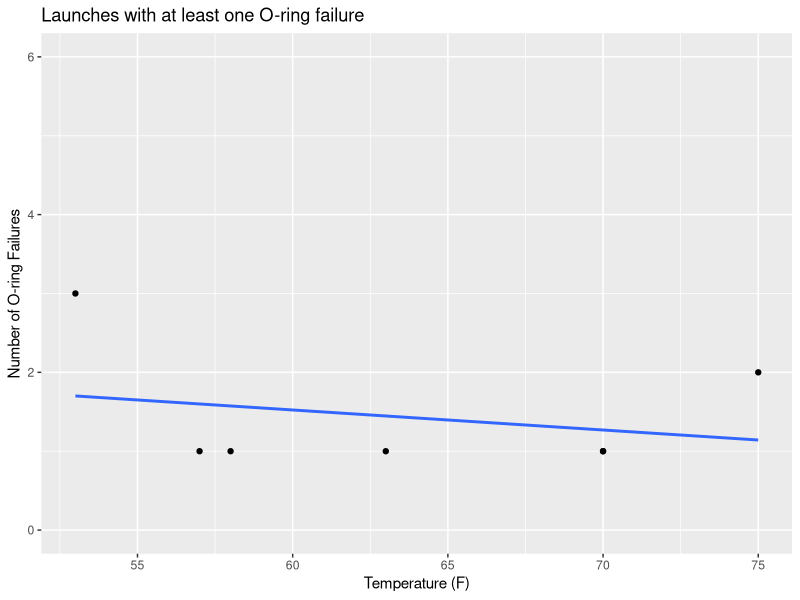
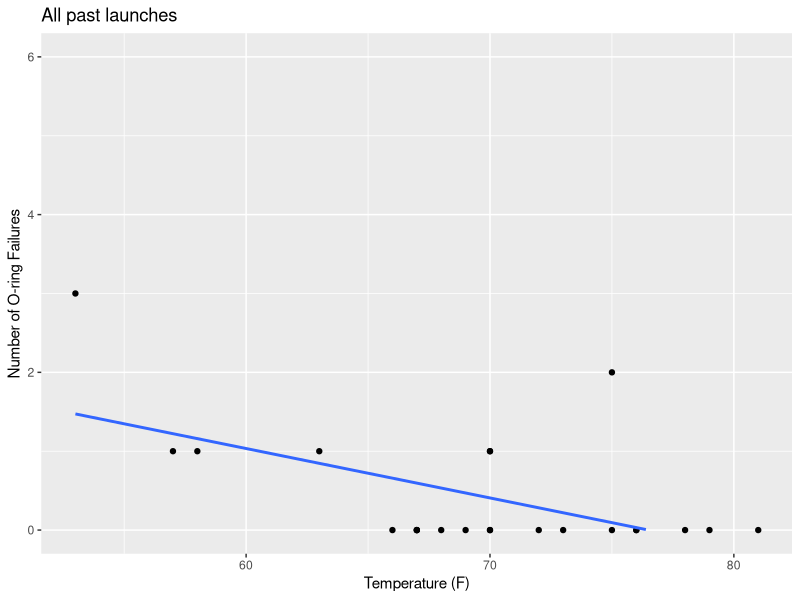
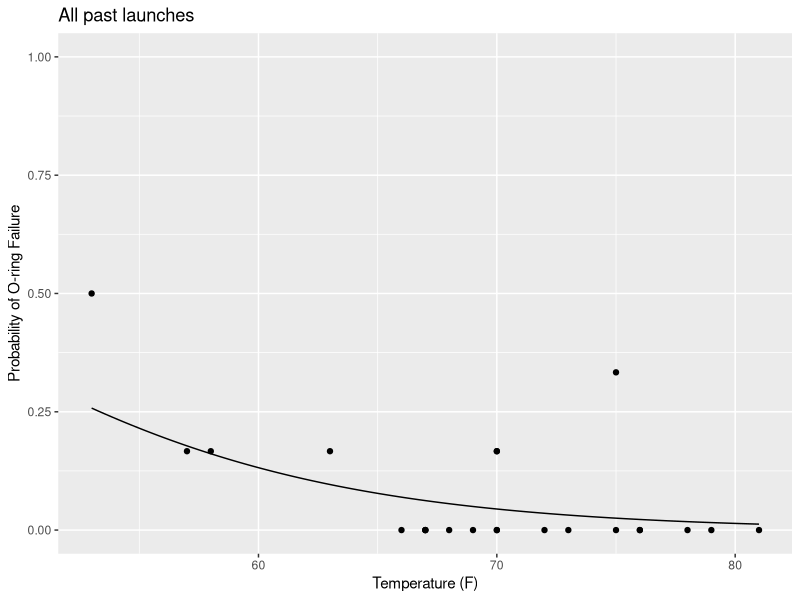

R code for these plots, in order:
## ---- chunk 1
knitr::opts_chunk$set(echo = TRUE)
## ---- chunk 2
library(tidyverse)
## ---- chunk 3
Orings <- structure(list(
  Flight = structure(c(1L, 2L, 3L, 8L, 17L, 22L, 
    23L, 24L, 4L, 5L, 6L, 7L, 9L, 11L, 12L, 10L, 14L, 13L, 15L, 16L, 
    18L, 19L, 20L), .Label = c("1", "2", "3", "41-B", "41-C", "41-D", 
    "41-G", "5", "51-A", "51-B", "51-C", "51-D", "51-F", "51-G", 
    "51-I", "51-J", "6", "61-A", "61-B", "61-C", "61-I", "7", "8", 
    "9"), class = "factor"), 
  Date = structure(c(8L, 22L, 5L, 21L, 
    6L, 11L, 15L, 24L, 4L, 7L, 16L, 18L, 20L, 2L, 9L, 10L, 12L, 13L, 
    14L, 17L, 19L, 23L, 1L), .Label = c("01/12/86", "01/24/85", "01/28/86", 
    "02/03/84", "03/22/82", "04/04/83", "04/06/84", "04/12/81", "04/12/85", 
    "04/29/85", "06/16/83", "06/17/85", "07/29/85", "08/27/85", "08/30/83", 
    "08/30/84", "10/03/85", "10/05/84", "10/30/85", "11/08/84", "11/11/82", 
    "11/12/81", "11/26/85", "11/28/83"), class = "factor"), 
  Field = c(0, 1, 0, 0, 0, 0, 0, 0, 1, 1, 1, 0, 0, 3, 0, 0, 0, 0, 0, 0, 2, 0, 1), 
  Temp = c(66, 70, 69, 68, 67, 72, 73, 70, 57, 63, 70, 78, 
    67, 53, 67, 75, 70, 81, 76, 79, 75, 76, 58), 
  Pres = c(50, 50, 50, 50, 50, 50, 100, 100, 200, 200, 200, 
    200, 200, 200, 200, 200, 200, 200, 200, 200, 200, 200, 200)), 
  .Names = c("Flight", "Date", "Field", "Temp", "Pres"), 
  row.names = c(NA, 23L), class = "data.frame")
## ---- chunk 4
Orings.fail <- Orings %>%
  filter(Field != 0)
## ---- chunk 5
Orings.fail %>% ggplot(aes(x = Temp, y = Field)) +
  geom_point() + 
  ylim(0,6) +
  labs(x = "Temperature (F)",
       y = "Number of O-ring Failures",
       title = "Launches with at least one O-ring failure") +
  geom_smooth(method = "lm", se = FALSE)

mod1 <- lm(Field ~ Temp, data = Orings.fail)
summary(mod1)
## ---- chunk 6
Orings %>% ggplot(aes(x = Temp, y = Field)) +
  geom_point() + 
  ylim(0,6) +
  labs(x = "Temperature (F)",
       y = "Number of O-ring Failures",
       title = "All past launches") +
  geom_smooth(method = "lm", se = FALSE)

mod2 <- lm(Field ~ Temp, data = Orings)
summary(mod2)
## ---- chunk 7
mod3 <- glm(cbind(Field, 6) ~ Temp, family = binomial, data = Orings)
summary(mod3)
## ---- chunk 8
Orings %>% ggplot(aes(x = Temp, y = Field/6)) +
  geom_point() + 
  ylim(0,1) +
  labs(x = "Temperature (F)",
       y = "Probability of O-ring Failure",
       title = "All past launches") +
    stat_function(fun = function(x){
        exp(mod3$coef[1] + mod3$coef[2]*x)/(1+exp(mod3$coef[1] + mod3$coef[2]*x))
    })
## ---- chunk 9
pred.prob <- predict(mod3, newdata = data.frame(Temp = 31), type = "response")
pred.prob
## ---- chunk 10
sum(dbinom(1:6, 6, pred.prob))
